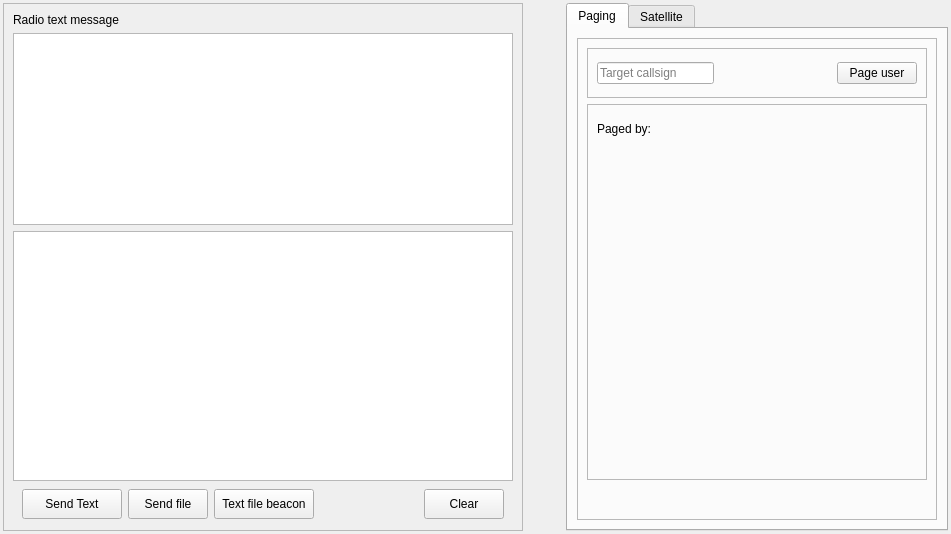
        <widget class="QWidget" name="textTab">
         <property name="sizePolicy">
          <sizepolicy hsizetype="MinimumExpanding" vsizetype="MinimumExpanding">
           <horstretch>0</horstretch>
           <verstretch>0</verstretch>
          </sizepolicy>
         </property>
         <attribute name="title">
          <string>Link services</string>
         </attribute>
         <attribute name="toolTip">
          <string>Send and receive text</string>
         </attribute>
         <layout class="QGridLayout" name="gridLayout_8">
          <property name="leftMargin">
           <number>3</number>
          </property>
          <property name="topMargin">
           <number>3</number>
          </property>
          <property name="rightMargin">
           <number>3</number>
          </property>
          <property name="bottomMargin">
           <number>3</number>
          </property>
          <property name="spacing">
           <number>3</number>
          </property>
          <item row="0" column="0">
           <widget class="QFrame" name="frame_6">
            <property name="sizePolicy">
             <sizepolicy hsizetype="MinimumExpanding" vsizetype="MinimumExpanding">
              <horstretch>0</horstretch>
              <verstretch>0</verstretch>
             </sizepolicy>
            </property>
            <property name="minimumSize">
             <size>
              <width>250</width>
              <height>250</height>
             </size>
            </property>
            <property name="maximumSize">
             <size>
              <width>1200</width>
              <height>16777215</height>
             </size>
            </property>
            <property name="frameShape">
             <enum>QFrame::StyledPanel</enum>
            </property>
            <property name="frameShadow">
             <enum>QFrame::Raised</enum>
            </property>
            <layout class="QVBoxLayout" name="verticalLayout_9">
             <item>
              <widget class="QLabel" name="label_15">
               <property name="sizePolicy">
                <sizepolicy hsizetype="Fixed" vsizetype="Fixed">
                 <horstretch>0</horstretch>
                 <verstretch>0</verstretch>
                </sizepolicy>
               </property>
               <property name="text">
                <string>Radio text message</string>
               </property>
              </widget>
             </item>
             <item>
              <widget class="QPlainTextEdit" name="sendTextEdit">
               <property name="sizePolicy">
                <sizepolicy hsizetype="Expanding" vsizetype="MinimumExpanding">
                 <horstretch>0</horstretch>
                 <verstretch>0</verstretch>
                </sizepolicy>
               </property>
               <property name="minimumSize">
                <size>
                 <width>500</width>
                 <height>100</height>
                </size>
               </property>
               <property name="maximumSize">
                <size>
                 <width>16777215</width>
                 <height>200</height>
                </size>
               </property>
               <property name="font">
                <font>
                 <family>Sans Serif</family>
                 <pointsize>10</pointsize>
                 <weight>50</weight>
                 <italic>false</italic>
                 <bold>false</bold>
                </font>
               </property>
               <property name="styleSheet">
                <string notr="true">color: rgb(0, 0, 70);
font: 10pt &quot;Sans Serif&quot;;
</string>
               </property>
              </widget>
             </item>
             <item>
              <widget class="QTextEdit" name="receivedTextEdit">
               <property name="sizePolicy">
                <sizepolicy hsizetype="Expanding" vsizetype="Expanding">
                 <horstretch>0</horstretch>
                 <verstretch>0</verstretch>
                </sizepolicy>
               </property>
               <property name="minimumSize">
                <size>
                 <width>500</width>
                 <height>250</height>
                </size>
               </property>
               <property name="styleSheet">
                <string notr="true">color: rgb(0, 0, 67);
font: 10pt &quot;Sans Serif&quot;;
</string>
               </property>
               <property name="lineWrapMode">
                <enum>QTextEdit::WidgetWidth</enum>
               </property>
               <property name="lineWrapColumnOrWidth">
                <number>1024</number>
               </property>
               <property name="readOnly">
                <bool>true</bool>
               </property>
              </widget>
             </item>
             <item>
              <widget class="QFrame" name="Buttons_frame">
               <property name="sizePolicy">
                <sizepolicy hsizetype="MinimumExpanding" vsizetype="Fixed">
                 <horstretch>0</horstretch>
                 <verstretch>0</verstretch>
                </sizepolicy>
               </property>
               <property name="maximumSize">
                <size>
                 <width>16777215</width>
                 <height>35</height>
                </size>
               </property>
               <layout class="QHBoxLayout" name="horizontalLayout_8">
                <property name="topMargin">
                 <number>2</number>
                </property>
                <property name="bottomMargin">
                 <number>2</number>
                </property>
                <item>
                 <widget class="QPushButton" name="sendTextButton">
                  <property name="sizePolicy">
                   <sizepolicy hsizetype="Fixed" vsizetype="Fixed">
                    <horstretch>0</horstretch>
                    <verstretch>0</verstretch>
                   </sizepolicy>
                  </property>
                  <property name="minimumSize">
                   <size>
                    <width>100</width>
                    <height>30</height>
                   </size>
                  </property>
                  <property name="text">
                   <string>Send Text</string>
                  </property>
                 </widget>
                </item>
                <item>
                 <widget class="QPushButton" name="pushButton">
                  <property name="sizePolicy">
                   <sizepolicy hsizetype="Fixed" vsizetype="Fixed">
                    <horstretch>0</horstretch>
                    <verstretch>0</verstretch>
                   </sizepolicy>
                  </property>
                  <property name="minimumSize">
                   <size>
                    <width>0</width>
                    <height>30</height>
                   </size>
                  </property>
                  <property name="text">
                   <string>Send file</string>
                  </property>
                 </widget>
                </item>
                <item>
                 <widget class="QPushButton" name="chooseFileButton">
                  <property name="sizePolicy">
                   <sizepolicy hsizetype="Fixed" vsizetype="Fixed">
                    <horstretch>0</horstretch>
                    <verstretch>0</verstretch>
                   </sizepolicy>
                  </property>
                  <property name="minimumSize">
                   <size>
                    <width>100</width>
                    <height>30</height>
                   </size>
                  </property>
                  <property name="text">
                   <string>Text file beacon</string>
                  </property>
                 </widget>
                </item>
                <item>
                 <spacer name="horizontalSpacer_10">
                  <property name="orientation">
                   <enum>Qt::Horizontal</enum>
                  </property>
                  <property name="sizeHint" stdset="0">
                   <size>
                    <width>40</width>
                    <height>20</height>
                   </size>
                  </property>
                 </spacer>
                </item>
                <item>
                 <widget class="QPushButton" name="clearReceivedTextButton">
                  <property name="minimumSize">
                   <size>
                    <width>0</width>
                    <height>30</height>
                   </size>
                  </property>
                  <property name="styleSheet">
                   <string notr="true"/>
                  </property>
                  <property name="text">
                   <string>Clear</string>
                  </property>
                 </widget>
                </item>
               </layout>
              </widget>
             </item>
            </layout>
           </widget>
          </item>
          <item row="0" column="2">
           <widget class="QTabWidget" name="tabWidget_2">
            <property name="currentIndex">
             <number>0</number>
            </property>
            <widget class="QWidget" name="tab_4">
             <attribute name="title">
              <string>Paging</string>
             </attribute>
             <layout class="QGridLayout" name="gridLayout_14">
              <item row="0" column="0">
               <widget class="QFrame" name="frame_11">
                <property name="frameShape">
                 <enum>QFrame::StyledPanel</enum>
                </property>
                <property name="frameShadow">
                 <enum>QFrame::Raised</enum>
                </property>
                <layout class="QVBoxLayout" name="verticalLayout_14">
                 <item>
                  <widget class="QFrame" name="frame_14">
                   <property name="sizePolicy">
                    <sizepolicy hsizetype="MinimumExpanding" vsizetype="Fixed">
                     <horstretch>0</horstretch>
                     <verstretch>0</verstretch>
                    </sizepolicy>
                   </property>
                   <property name="minimumSize">
                    <size>
                     <width>0</width>
                     <height>50</height>
                    </size>
                   </property>
                   <property name="frameShape">
                    <enum>QFrame::StyledPanel</enum>
                   </property>
                   <property name="frameShadow">
                    <enum>QFrame::Raised</enum>
                   </property>
                   <layout class="QHBoxLayout" name="horizontalLayout_10">
                    <item>
                     <widget class="QLineEdit" name="pagedUserEdit">
                      <property name="placeholderText">
                       <string>Target callsign</string>
                      </property>
                     </widget>
                    </item>
                    <item>
                     <spacer name="horizontalSpacer_19">
                      <property name="orientation">
                       <enum>Qt::Horizontal</enum>
                      </property>
                      <property name="sizeHint" stdset="0">
                       <size>
                        <width>40</width>
                        <height>20</height>
                       </size>
                      </property>
                     </spacer>
                    </item>
                    <item>
                     <widget class="QPushButton" name="pageUserButton">
                      <property name="text">
                       <string>Page user</string>
                      </property>
                     </widget>
                    </item>
                   </layout>
                  </widget>
                 </item>
                 <item>
                  <widget class="QFrame" name="frame_15">
                   <property name="sizePolicy">
                    <sizepolicy hsizetype="MinimumExpanding" vsizetype="MinimumExpanding">
                     <horstretch>0</horstretch>
                     <verstretch>0</verstretch>
                    </sizepolicy>
                   </property>
                   <property name="minimumSize">
                    <size>
                     <width>0</width>
                     <height>300</height>
                    </size>
                   </property>
                   <property name="frameShape">
                    <enum>QFrame::StyledPanel</enum>
                   </property>
                   <property name="frameShadow">
                    <enum>QFrame::Raised</enum>
                   </property>
                   <layout class="QVBoxLayout" name="verticalLayout_15">
                    <item>
                     <widget class="QLabel" name="pagedByLabel">
                      <property name="sizePolicy">
                       <sizepolicy hsizetype="MinimumExpanding" vsizetype="Fixed">
                        <horstretch>0</horstretch>
                        <verstretch>0</verstretch>
                       </sizepolicy>
                      </property>
                      <property name="minimumSize">
                       <size>
                        <width>320</width>
                        <height>30</height>
                       </size>
                      </property>
                      <property name="text">
                       <string>Paged by:</string>
                      </property>
                      <property name="wordWrap">
                       <bool>true</bool>
                      </property>
                      <property name="textInteractionFlags">
                       <set>Qt::LinksAccessibleByMouse|Qt::TextSelectableByKeyboard|Qt::TextSelectableByMouse</set>
                      </property>
                     </widget>
                    </item>
                    <item>
                     <widget class="QLabel" name="pageMessageLabel">
                      <property name="sizePolicy">
                       <sizepolicy hsizetype="MinimumExpanding" vsizetype="MinimumExpanding">
                        <horstretch>0</horstretch>
                        <verstretch>0</verstretch>
                       </sizepolicy>
                      </property>
                      <property name="minimumSize">
                       <size>
                        <width>320</width>
                        <height>250</height>
                       </size>
                      </property>
                      <property name="text">
                       <string/>
                      </property>
                      <property name="alignment">
                       <set>Qt::AlignLeading|Qt::AlignLeft|Qt::AlignTop</set>
                      </property>
                      <property name="wordWrap">
                       <bool>true</bool>
                      </property>
                      <property name="textInteractionFlags">
                       <set>Qt::LinksAccessibleByMouse|Qt::TextSelectableByKeyboard|Qt::TextSelectableByMouse</set>
                      </property>
                     </widget>
                    </item>
                   </layout>
                  </widget>
                 </item>
                 <item>
                  <spacer name="verticalSpacer_4">
                   <property name="orientation">
                    <enum>Qt::Vertical</enum>
                   </property>
                   <property name="sizeType">
                    <enum>QSizePolicy::Fixed</enum>
                   </property>
                   <property name="sizeHint" stdset="0">
                    <size>
                     <width>20</width>
                     <height>30</height>
                    </size>
                   </property>
                  </spacer>
                 </item>
                </layout>
               </widget>
              </item>
             </layout>
            </widget>
            <widget class="QWidget" name="tab_6">
             <attribute name="title">
              <string>Satellite</string>
             </attribute>
            </widget>
           </widget>
          </item>
          <item row="0" column="1">
           <spacer name="horizontalSpacer_14">
            <property name="orientation">
             <enum>Qt::Horizontal</enum>
            </property>
            <property name="sizeType">
             <enum>QSizePolicy::Fixed</enum>
            </property>
            <property name="sizeHint" stdset="0">
             <size>
              <width>40</width>
              <height>20</height>
             </size>
            </property>
           </spacer>
          </item>
         </layout>
        </widget>
